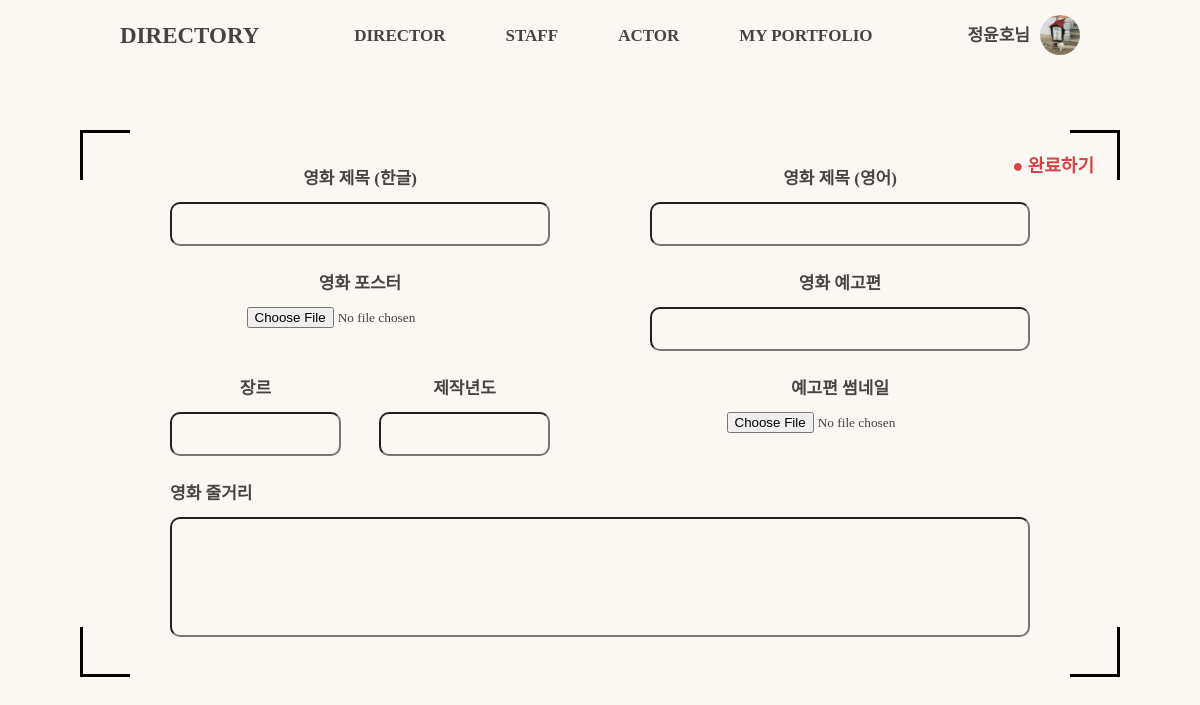
Page /enroll_movie/ (signed in) on the committed database.
### accounts/models.py (models this page shows, shortened)
class Profile(AbstractBaseUser):
    email = models.EmailField(
        verbose_name="email", max_length=60, unique=True, null=False, blank=False)
    username = models.CharField(max_length=30, unique=True, null=False, blank=False)
    name = models.CharField(max_length=20, default="", blank=False)
    age = models.PositiveIntegerField(null=True, blank=True)
    name_eng = models.CharField(max_length=20, default="", blank=True)
    date_of_birth = models.DateField(null=True, blank=True)
    avatar = models.ImageField(null=True,  # profile 이미지
                               blank=True,
                               upload_to='image/avatar')
    intro = models.TextField(default="")  # 소개글
    education = models.CharField(max_length=20, null=True, blank=True)
    u_type = models.PositiveSmallIntegerField(null=True)
    date_joined = models.DateTimeField(
        verbose_name='date joined', auto_now_add=True)
    last_login = models.DateTimeField(verbose_name='last login', auto_now=True)
    is_admin = models.BooleanField(default=False)
    is_active = models.BooleanField(default=True)
    is_staff = models.BooleanField(default=False)
    is_superuser = models.BooleanField(default=False)
    USERNAME_FIELD = 'email'
    REQUIRED_FIELDS = ['username']
    objects = ProfileManager()

### main/views.py (the view, shortened to what this page needs)
# urls.py: path('enroll_movie/', views.enroll_movie, name="enroll_movie"),
def enroll_movie(request):
    return render(request, 'enroll_movie.html')

### main/templates/enroll_movie.html (shortened to what this page needs)
{% extends 'base_header.html' %}
{% load static %}
{% block css %}
<link rel="stylesheet" type='text/css' href="{% static 'css/enroll_movie.css' %}" />
{% endblock %}
{% block content %}
<div class="upper-container">
    <div class="welcome-box">
        <div class="box-frame top-left"></div>
        <div class="box-frame top-right"></div>
        <div class="box-frame bottom-left"></div>
        <div class="box-frame bottom-right"></div>
        <form class="enroll-movie-form" action="{% url 'enroll_movie' %}" method="POST">
            <input class="complete btn btn--done" type="submit" value="● 완료하기">
            <div class="enroll-movies">
                <ul class="enroll-movie left">
                    <li class="enroll-movie-item">
                        <p class="enroll-setting font-md font-b">영화 제목 (한글)</p>
                        {% if movie_obj %}<input class="enroll-own font-md font-b" type='text' name='title-kr'
                            value='{{movie_obj.title}}'>
                        {% else %}<input class="enroll-own font-md font-b" type='text' name='title-kr'>
                        {% endif %}
                    </li>
                    <li class="enroll-movie-item">
                        <p class="enroll-setting font-md font-b">영화 포스터</p>
                        {% if movie_obj.poster %}<input class="enroll-img" type="file" name="img"
                            value="{{movie_obj.poster}}">
                        {% else %}<input class="enroll-img" type="file" name="img">
                        {% endif %}
                    </li>
                    <li class="enroll-movie-item">
                        <ul class="enroll-smalls">
                            <li class="enroll-small">
                                <p class="enroll-setting font-md font-b">장르</p>
                                {% if movie_obj.genre %}<input class="enroll-own font-md font-b" type="text"
                                    name="genre" value="{{movie_obj.genre}}">
                                {% else %}<input class="enroll-own font-md font-b" type="text" name="genre">
                                {% endif %}
                            </li>
                            <li class="enroll-small">
                                <p class="enroll-setting font-md font-b">제작년도</p>
                                {% if movie_obj.production_year %}<input class="enroll-own font-md font-b" type="text"
                                    name="year" value="{{movie_obj.production_year}}">
                                {% else %}<input class="enroll-own font-md font-b" type="text" name="year">
                                {% endif %}
                            </li>
                        </ul>
                    </li>
                </ul>
                <ul class="enroll-movie right">
                    <li class="enroll-movie-item">
                        <p class="enroll-setting font-md font-b">영화 제목 (영어)</p>
                        {% if movie_obj.title_eng %}<input class="enroll-own font-md font-b" type='text' name='title-en'
                            value="{{movie_obj.title_eng}}">
                        {% else %}<input class="enroll-own font-md font-b" type='text' name='title-en'>
                        {% endif %}
                    </li>
                    <li class="enroll-movie-item">
                        <p class="enroll-setting font-md font-b">영화 예고편</p>
                        {% if movie_obj.trailer %}<input class="enroll-url" type="link" name="trailer"
                            value="{{movie_obj.trailer}}">
                        {% else %}<input class="enroll-url font-md font-b" type="link" name="trailer">
                        {% endif %}
                    </li>
                    <li class="enroll-movie-item">
                        <p class="enroll-setting  font-md font-b">예고편 썸네일</p>
                        {% if movie_obj.trailer_thumbnail %}<input class="enroll-img" type="file" name="trailer-thum"
                            value="{{movie_obj.trailer_thumbnail}}">
                        {% else %}<input class="enroll-img" type="file" name="trailer-thum">
                        {% endif %}
                    </li>
                </ul>
            </div>
            <div class = "enroll-movie-summary">
                <p class="enroll-setting font-md font-b">영화 줄거리 </p>
                {% if movie_obj.summary %}<input class="font-md font-b" type="text" name="summary" value="{{movie_obj.summary}}">
                {% else %}<input class="font-md font-b" type="text" name="summary">
                {% endif %}
            </div>
        </form>
    </div>
</div>
{% endblock %}

### main/templates/base_header.html (shortened to what this page needs)
{% load static %}
<!DOCTYPE html>
<html lang="en">
<head>
    <link rel="stylesheet" type='text/css' href="{% static 'css/reset.css' %}" />
    <link rel="stylesheet" type='text/css' href="{% static 'css/base.css' %}" />
    {% block css %}
    {% endblock %}
</head>
<body>
    <header class="header">
        <nav class="nav-bar">
            <div class="nav-bar__icon font-eb"><a href="{% url 'home' %}">DIRECTORY</a></div>
            <ul class="nav-bar__category">
                <li class="category-item font-md font-b" name="directors"><a href="{% url 'directors' %}">DIRECTOR</a>
                </li>
                <li class="category-item font-md font-b" name="staffs"><a href="{% url 'staffs' %}">STAFF</a> </li>
                <li class="category-item font-md font-b" name="actors"><a href="{% url 'actors' %}">ACTOR</a></li>
                <li class="category-item font-md font-b" name="user_page"><a href="{% url 'user_page' %}">MY
                        PORTFOLIO</a> </li>
            </ul>
            {% if user.is_authenticated %}
            <div class="nav-bar__setting">
                <div class="nav-bar__user-name font-md font-b">
                    {{user.name}}님
                </div>
                {% if user.avatar %}
                <div class="nav-bar__user-profile font-md font-b" style="background-image: url('{{user.avatar.url}}');">
                </div>
                {% else %}
                <div class="nav-bar__user-profile font-md font-b"
                    style="background-image: url('/static/images/default_user.jpg');">
                </div>
                {% endif %}
            </div>
            {% endif %}
        </nav>
    </header>
    {% block content %}
    {% endblock %}
</body>
</html>

### main/static/css/base.css (style rules this page uses)
* { box-sizing: border-box; text-decoration: none; }
a { color: inherit; }
html { height: 100%; }
body { width: 100%; min-width: 960px; height: fit-content; min-height: 100vh; padding: 90px 0px 0px 0px; background-color: #fbf8f3; color: #474344; display: flex; flex-direction: column; font-family: "NanumSquare"; }
.header { position: fixed; z-index: 100; top: 0; left: 0; width: 100%; min-width: 960px; height: 70px; padding: 0px 80px; background-color: #fbf8f3; display: flex; justify-content: center; }
.nav-bar { width: 100%; max-width: 1240px; height: 100%; display: flex; justify-content: space-between; align-items: center; background-color: #fbf8f3; }
@media screen and (max-width: 1240px) { .nav-bar { padding: 0px 40px; } }
.nav-bar__icon { flex: 0.2; font-size: 23px; font-weight: 700; height: inherit; width: fit-content; display: flex; align-items: center; }
.nav-bar .nav-bar__category { display: flex; height: inherit; font-size: 17px; font-weight: 600; justify-content: space-between; align-items: center; }
.category-item:not(:last-child) { margin-right: 60px; }
.nav-bar__setting { display: flex; align-items: center; position: relative; }
.nav-bar__user-name { margin-right: 10px; }
.nav-bar__user-profile { width: 40px; height: 40px; border-radius: 50%; background: center / cover no-repeat; }
.category-item { display: flex; height: 40px; justify-content: space-between; align-items: center; }
.upper-container { position: relative; padding: 40px 80px; height: fit-content; width: 100%; display: flex; justify-content: center; align-items: center; }
.welcome-box { position: relative; display: flex; flex-direction: column; justify-content: center; align-items: center; width: 1240px; height: fit-content; min-height: 350px; padding: 40px; transition: all 1s; }
.box-frame { position: absolute; width: 50px; height: 50px; border: 3px solid rgba(0, 0, 0, 1); }
.box-frame.top-left { top: 0; left: 0; border-right: none; border-bottom: none; }
.box-frame.top-right { top: 0; right: 0; border-left: none; border-bottom: none; }
.box-frame.bottom-left { bottom: 0; left: 0; border-right: none; border-top: none; }
.box-frame.bottom-right { bottom: 0; right: 0; border-left: none; border-top: none; }
.btn { border-radius: 5px; font-size: 17px; font-weight: 700; border: none; font-family: "NanumSquare"; background-color: transparent; outline: none; cursor: pointer; }
.font-md { font-family: "NanumSquare"; font-size: 17px; }
.font-b { font-weight: 600; }
.font-eb { font-weight: 800; }

### main/static/css/enroll_movie.css (style rules this page uses)
.welcome-box { position: relative; display: flex; flex-direction: column; justify-content: center; align-items: center; width: 100%; max-width: 1240px; height: fit-content; }
.complete { font-family: "NanumSquare"; position: absolute; top: 20px; right: 20px; border: none; background-color: transparent; font-size: 18px; font-weight: 700; color: #d44242; outline: none; width: fit-content; height: fit-content; }
.enroll-movie-form { width: 100%; }
.enroll-movies { width: 100%; display: flex; text-align: center; }
.enroll-movie { width: 50%; }
.enroll-smalls { width: 100%; display: flex; justify-content: space-between; }
.enroll-small { width: 45%; }
.enroll-setting { margin-bottom: 15px; }
.enroll-own, .enroll-url { width: 100%; margin-bottom: 30px; background-color: #fbf8f3; border-width: 2px solid black; border-radius: 10px; padding: 10px 20px; }
.enroll-img { margin-bottom: 30px; font-family: "NanumSquare"; font-weight: 500; text-align: center; }
.enroll-movie-item { width: 100%; height: 105px; padding: 0px 50px; }
.enroll-movie-summary { padding: 0px 50px; }
.enroll-movie-summary input { width: 100%; height: 120px; background-color: #fbf8f3; border-width: 2px solid black; border-radius: 10px; padding: 10px 20px; }

### rows in the picture
Profile: name "정윤호", avatar (picture)
